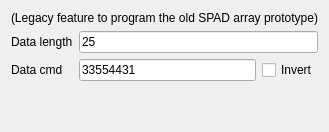
           <widget class="QWidget" name="tab">
            <attribute name="title">
             <string>SPAD</string>
            </attribute>
            <layout class="QGridLayout" name="gridLayout_61">
             <item row="1" column="0">
              <layout class="QGridLayout" name="gridLayout_59">
               <item row="1" column="1">
                <widget class="QLineEdit" name="lineEdit_spad_data">
                 <property name="text">
                  <string>33554431</string>
                 </property>
                </widget>
               </item>
               <item row="1" column="0">
                <widget class="QLabel" name="label_94">
                 <property name="text">
                  <string>Data cmd</string>
                 </property>
                </widget>
               </item>
               <item row="3" column="1">
                <spacer name="verticalSpacer_12">
                 <property name="orientation">
                  <enum>Qt::Orientation::Vertical</enum>
                 </property>
                 <property name="sizeHint" stdset="0">
                  <size>
                   <width>20</width>
                   <height>40</height>
                  </size>
                 </property>
                </spacer>
               </item>
               <item row="0" column="0">
                <widget class="QLabel" name="label_93">
                 <property name="text">
                  <string>Data length</string>
                 </property>
                </widget>
               </item>
               <item row="1" column="2">
                <widget class="QCheckBox" name="checkBox_spad_invert">
                 <property name="text">
                  <string>Invert</string>
                 </property>
                </widget>
               </item>
               <item row="0" column="1" colspan="2">
                <widget class="QLineEdit" name="lineEdit_spad_length">
                 <property name="text">
                  <string>25</string>
                 </property>
                </widget>
               </item>
              </layout>
             </item>
             <item row="0" column="0">
              <widget class="QLabel" name="label_119">
               <property name="text">
                <string>(Legacy feature to program the old SPAD array prototype)</string>
               </property>
              </widget>
             </item>
            </layout>
           </widget>
